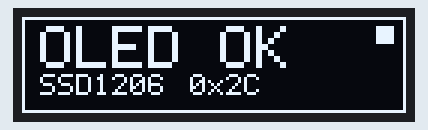
Simulated run of this sketch. Board: ESP32-S3. Parts: 128×32 one-colour display. Wiring (inferred from the names in the program): SSD1306 OLED at I2C address 0x3C. What the sketch prints to the serial monitor is not drawn.

Above: at 1.1 s.
At 2.1 s:
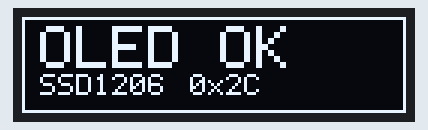

The sketch:

stage2_oled_test.ino
```cpp
/*
 * ESP32-Codex-Voice-Terminal — Stage 2 OLED minimal display test
 * Target: ESP32-S3 N16R8 (Arduino board selection: ESP32S3 Dev Module)
 *
 * Scope: I2C scan + SSD1306 128x32 minimal display test only.
 * No Wi-Fi, audio, buttons, or status LED.
 *
 * User-confirmed wiring:
 *   OLED SDA -> GPIO41
 *   OLED SCL -> GPIO42
 *   OLED VCC -> 3V3, OLED GND -> GND
 *
 * The OLED module schematic/datasheet identifies the controller as SSD1306,
 * I2C interface, 128x32, with 4.7K pull-ups on SDA/SCL.
 *
 * No external libraries are used: this sketch talks to the SSD1306 through
 * the Wire library provided by the Arduino-ESP32 core.
 */

#include <Wire.h>

constexpr int OLED_SDA_PIN = 41;
constexpr int OLED_SCL_PIN = 42;
constexpr uint32_t I2C_FREQUENCY = 400000;
constexpr int OLED_WIDTH = 128;
constexpr int OLED_HEIGHT = 32;
constexpr int OLED_PAGES = OLED_HEIGHT / 8;
constexpr unsigned long SERIAL_BAUD = 115200;

// SSD1306 slave address is 0x3C or 0x3D depending on SA0. Probe both.
constexpr uint8_t SSD1306_ADDRESSES[] = {0x3C, 0x3D};

uint8_t oledAddress = 0;
uint8_t framebuffer[OLED_WIDTH * OLED_PAGES];
bool blinkOn = false;
unsigned long lastBlinkMs = 0;
unsigned long lastReportSeconds = ULONG_MAX;

struct Glyph {
  char ch;
  uint8_t columns[5];
};

// Minimal 5x7 column-major font for the characters used by this test.
const Glyph FONT[] = {
  {' ', {0x00, 0x00, 0x00, 0x00, 0x00}},
  {'0', {0x3E, 0x51, 0x49, 0x45, 0x3E}},
  {'1', {0x00, 0x42, 0x7F, 0x40, 0x00}},
  {'3', {0x42, 0x61, 0x51, 0x49, 0x46}},
  {'6', {0x3E, 0x49, 0x49, 0x49, 0x32}},
  {'C', {0x3E, 0x41, 0x41, 0x41, 0x22}},
  {'D', {0x7F, 0x41, 0x41, 0x41, 0x3E}},
  {'E', {0x7F, 0x49, 0x49, 0x49, 0x41}},
  {'K', {0x7F, 0x08, 0x14, 0x22, 0x41}},
  {'L', {0x7F, 0x40, 0x40, 0x40, 0x40}},
  {'O', {0x3E, 0x41, 0x41, 0x41, 0x3E}},
  {'S', {0x46, 0x49, 0x49, 0x49, 0x31}},
  {'x', {0x44, 0x28, 0x10, 0x28, 0x44}},
};

bool i2cProbe(uint8_t address) {
  Wire.beginTransmission(address);
  return Wire.endTransmission() == 0;
}

void scanI2cBus() {
  Serial.println("I2C scan (0x08-0x77):");
  int found = 0;
  for (uint8_t address = 0x08; address <= 0x77; ++address) {
    if (i2cProbe(address)) {
      Serial.printf("  found 0x%02X\n", address);
      ++found;
    }
  }
  if (found == 0) {
    Serial.println("  no I2C device found; check SDA=GPIO41, SCL=GPIO42, power, and pull-ups.");
  }
}

bool ssd1306WriteCommands(const uint8_t *commands, size_t count) {
  Wire.beginTransmission(oledAddress);
  Wire.write(0x00);  // command stream
  for (size_t i = 0; i < count; ++i) {
    Wire.write(commands[i]);
  }
  return Wire.endTransmission() == 0;
}

bool ssd1306Init() {
  const uint8_t initSequence[] = {
    0xAE,        // display off
    0xD5, 0x80,  // clock divide ratio
    0xA8, 0x1F,  // multiplex ratio: 32 rows
    0xD3, 0x00,  // display offset
    0x40,        // start line 0
    0x8D, 0x14,  // charge pump on
    0x20, 0x02,  // page addressing mode
    0xA1,        // segment remap
    0xC8,        // COM scan direction remapped
    0xDA, 0x02,  // COM pins for 128x32
    0x81, 0x8F,  // contrast
    0xD9, 0xF1,  // pre-charge period
    0xDB, 0x40,  // VCOMH deselect level
    0xA4,        // display follows RAM content
    0xA6,        // normal display
    0xAF,        // display on
  };
  return ssd1306WriteCommands(initSequence, sizeof(initSequence));
}

bool ssd1306Display() {
  for (int page = 0; page < OLED_PAGES; ++page) {
    Wire.beginTransmission(oledAddress);
    Wire.write(0x00);
    Wire.write(0xB0 | page);
    Wire.write(0x00);
    Wire.write(0x10);
    if (Wire.endTransmission() != 0) {
      return false;
    }

    for (int offset = 0; offset < OLED_WIDTH; offset += 32) {
      const int chunk = min(32, OLED_WIDTH - offset);
      Wire.beginTransmission(oledAddress);
      Wire.write(0x40);  // data stream
      Wire.write(&framebuffer[page * OLED_WIDTH + offset], chunk);
      if (Wire.endTransmission() != 0) {
        return false;
      }
    }
  }
  return true;
}

void oledClear() {
  memset(framebuffer, 0, sizeof(framebuffer));
}

void oledFill(bool on) {
  memset(framebuffer, on ? 0xFF : 0x00, sizeof(framebuffer));
}

void oledSetPixel(int x, int y, bool on) {
  if (x < 0 || x >= OLED_WIDTH || y < 0 || y >= OLED_HEIGHT) {
    return;
  }
  const int index = (y / 8) * OLED_WIDTH + x;
  const uint8_t mask = 1 << (y % 8);
  if (on) {
    framebuffer[index] |= mask;
  } else {
    framebuffer[index] &= ~mask;
  }
}

void oledDrawRect(int x, int y, int width, int height) {
  for (int i = 0; i < width; ++i) {
    oledSetPixel(x + i, y, true);
    oledSetPixel(x + i, y + height - 1, true);
  }
  for (int i = 0; i < height; ++i) {
    oledSetPixel(x, y + i, true);
    oledSetPixel(x + width - 1, y + i, true);
  }
}

void oledFillRect(int x, int y, int width, int height) {
  for (int dy = 0; dy < height; ++dy) {
    for (int dx = 0; dx < width; ++dx) {
      oledSetPixel(x + dx, y + dy, true);
    }
  }
}

void oledDrawChar(char ch, int x, int y, int scale) {
  const Glyph *glyph = nullptr;
  for (const Glyph &candidate : FONT) {
    if (candidate.ch == ch) {
      glyph = &candidate;
      break;
    }
  }
  if (glyph == nullptr) {
    return;
  }

  for (int col = 0; col < 5; ++col) {
    const uint8_t bits = glyph->columns[col];
    for (int row = 0; row < 7; ++row) {
      if ((bits & (1 << row)) == 0) {
        continue;
      }
      for (int dy = 0; dy < scale; ++dy) {
        for (int dx = 0; dx < scale; ++dx) {
          oledSetPixel(x + col * scale + dx, y + row * scale + dy, true);
        }
      }
    }
  }
}

void oledDrawText(const char *text, int x, int y, int scale) {
  for (int i = 0; text[i] != '\0'; ++i) {
    oledDrawChar(text[i], x + i * 6 * scale, y, scale);
  }
}

void drawTestScreen() {
  oledClear();
  oledDrawRect(0, 0, OLED_WIDTH, OLED_HEIGHT);
  oledDrawText("OLED OK", 6, 3, 2);
  oledDrawText("SSD1306", 6, 19, 1);

  char addressText[8];
  snprintf(addressText, sizeof(addressText), "0x%02X", oledAddress);
  oledDrawText(addressText, 56, 19, 1);

  if (blinkOn) {
    oledFillRect(118, 3, 6, 6);
  }
}

void setup() {
  Serial.begin(SERIAL_BAUD);
  unsigned long waitStart = millis();
  while (!Serial && (millis() - waitStart < 2000)) {
    delay(10);
  }

  Serial.println();
  Serial.println("========================================");
  Serial.println("ESP32-Codex-Voice-Terminal");
  Serial.println("Stage 2 OLED minimal display test");
  Serial.printf("Chip: %s\n", ESP.getChipModel());
  Serial.printf("SDA: GPIO%d, SCL: GPIO%d, I2C: %lu Hz\n",
                OLED_SDA_PIN, OLED_SCL_PIN, (unsigned long)I2C_FREQUENCY);
  Serial.println("Controller: SSD1306 (module schematic/datasheet)");

  Wire.begin(OLED_SDA_PIN, OLED_SCL_PIN, I2C_FREQUENCY);
  delay(50);

  scanI2cBus();

  for (uint8_t address : SSD1306_ADDRESSES) {
    if (i2cProbe(address)) {
      oledAddress = address;
      break;
    }
  }
  if (oledAddress == 0) {
    Serial.println("OLED: no SSD1306 responded at 0x3C or 0x3D.");
    Serial.println("OLED: check VCC/GND, SDA/SCL wiring, and pull-ups.");
    Serial.println("Status: ERROR");
    return;
  }
  Serial.printf("OLED: using I2C address 0x%02X\n", oledAddress);

  if (!ssd1306Init()) {
    Serial.println("OLED: initialization command transfer failed.");
    Serial.println("Status: ERROR");
    return;
  }
  Serial.println("OLED: initialization sequence sent.");
  delay(100);

  oledFill(true);
  if (!ssd1306Display()) {
    Serial.println("OLED: full-on pattern transfer failed.");
    Serial.println("Status: ERROR");
    return;
  }
  Serial.println("OLED: full-on pattern displayed.");
  delay(500);

  oledClear();
  ssd1306Display();
  Serial.println("OLED: cleared.");
  delay(200);

  drawTestScreen();
  if (!ssd1306Display()) {
    Serial.println("OLED: test screen transfer failed.");
    Serial.println("Status: ERROR");
    return;
  }
  Serial.println("OLED: test screen displayed.");
  Serial.println("Status: RUNNING");
  Serial.println("========================================");
}

void loop() {
  if (oledAddress == 0) {
    delay(1000);
    return;
  }

  const unsigned long now = millis();
  if (now - lastBlinkMs >= 1000) {
    lastBlinkMs = now;
    blinkOn = !blinkOn;
    drawTestScreen();
    if (!ssd1306Display()) {
      Serial.println("OLED: display update failed.");
    }
  }

  const unsigned long uptimeSeconds = now / 1000;
  if (uptimeSeconds != lastReportSeconds) {
    lastReportSeconds = uptimeSeconds;
    Serial.printf("Status: RUNNING | Uptime: %lu s | OLED addr: 0x%02X\n",
                  uptimeSeconds, oledAddress);
  }
  delay(20);
}
```

Measured:
- what the display in image 0 shows lasts 1.0 s, from 1.1 s to 2.1 s
